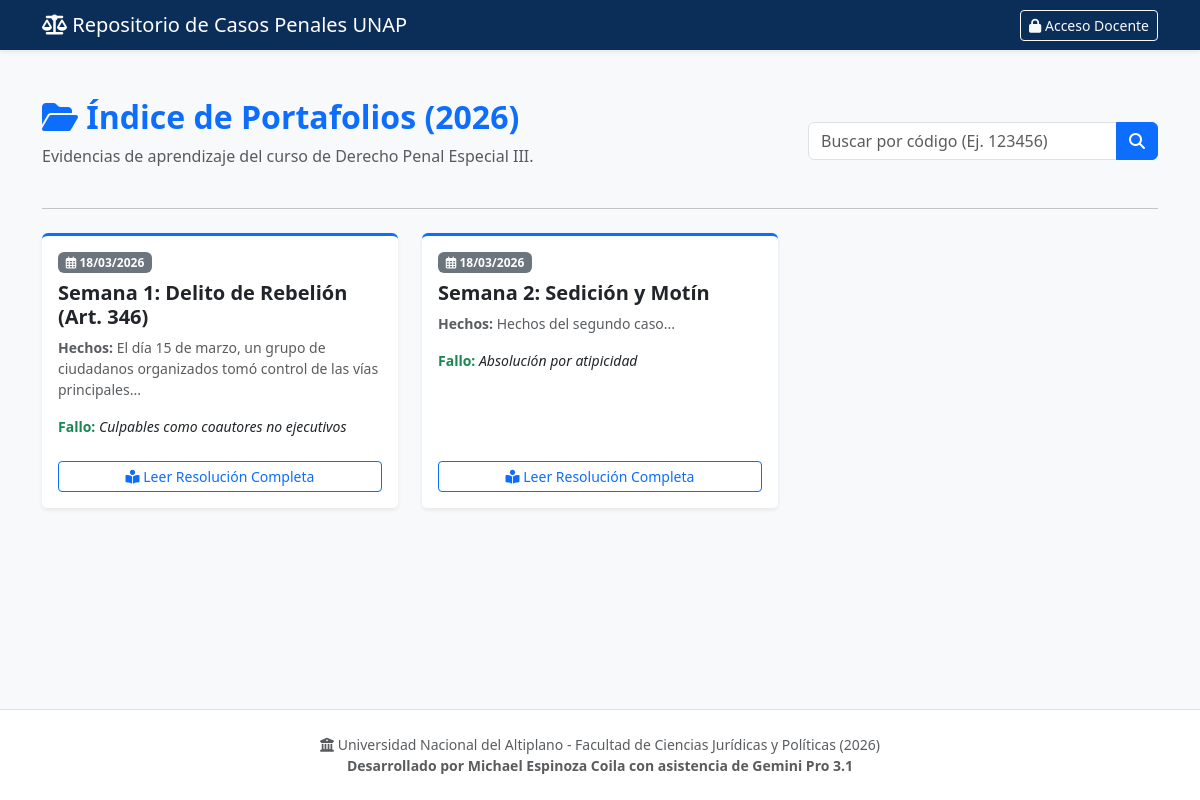
/vista_publica.php, run on the app's committed database.
### tables this page shows
CREATE TABLE `envios_fichas` (
  `id` int(11) NOT NULL,
  `actividad_id` int(11) NOT NULL,
  `lider_id` int(11) NOT NULL,
  `factum` text NOT NULL,
  `tipicidad` text NOT NULL,
  `dogmatica` text NOT NULL,
  `jurisprudencia` text NOT NULL,
  `fallo` text NOT NULL,
  `fecha_envio` timestamp NULL DEFAULT current_timestamp(),
  `estado` varchar(50) DEFAULT 'Pendiente',
  `calificacion` decimal(5,2) DEFAULT NULL,
  `respuestas_json` text DEFAULT NULL,
  `retroalimentacion` text DEFAULT NULL
);

CREATE TABLE `actividades_fichas` (
  `id` int(11) NOT NULL,
  `curso_id` int(11) NOT NULL,
  `titulo_caso` varchar(200) NOT NULL,
  `fecha_inicio` datetime NOT NULL DEFAULT current_timestamp(),
  `fecha_cierre` datetime NOT NULL,
  `descripcion` text DEFAULT NULL,
  `fecha_limite` datetime DEFAULT NULL,
  `estructura_campos` text DEFAULT NULL,
  `tipo_trabajo` varchar(20) DEFAULT 'Grupal',
  `max_integrantes` int(11) DEFAULT 5,
  `secciones_json` text DEFAULT NULL,
  `habilitado` tinyint(1) NOT NULL DEFAULT 0 COMMENT '0: Oculto, 1: Visible para alumnos'
);

### vista_publica.php (the view, shortened to what this page needs)
<?php
require_once 'config/conexion.php';
$casos_por_pagina = 6;
$pagina_actual = isset($_GET['pagina']) ? (int)$_GET['pagina'] : 1;
$offset = ($pagina_actual - 1) * $casos_por_pagina;
$busqueda = isset($_GET['codigo_estudiante']) ? trim($_GET['codigo_estudiante']) : '';
$where_sql = "";
$sql = "SELECT DISTINCT f.id, a.titulo_caso, f.factum, f.fallo, f.fecha_envio
        FROM envios_fichas f
        INNER JOIN actividades_fichas a ON f.actividad_id = a.id
        INNER JOIN envio_integrantes ei ON f.id = ei.envio_id
        INNER JOIN usuarios u ON ei.estudiante_id = u.id
        $where_sql
        ORDER BY f.fecha_envio DESC
        LIMIT $casos_por_pagina OFFSET $offset";
$stmt = $pdo->prepare($sql);
$stmt->execute();
$portafolios = $stmt->fetchAll();
?>
<!DOCTYPE html>
<html lang="es">
<head>
    <link href="https://cdn.jsdelivr.net/npm/bootstrap@5.3.0/dist/css/bootstrap.min.css" rel="stylesheet">
    <link rel="stylesheet" href="https://cdnjs.cloudflare.com/ajax/libs/font-awesome/6.4.0/css/all.min.css">
</head>
<body class="bg-light d-flex flex-column min-vh-100">
    <nav class="navbar navbar-dark bg-unap shadow-sm">
        <div class="container">
            <span class="navbar-brand mb-0 h1"><i class="fas fa-balance-scale"></i> Repositorio de Casos Penales UNAP</span>
            <a href="login.php" class="btn btn-outline-light btn-sm"><i class="fas fa-lock"></i> Acceso Docente</a>
        </div>
    </nav>
    <main class="container mt-5 flex-grow-1">
        <div class="row mb-4 align-items-center">
            <div class="col-md-6">
                <h2 class="text-primary fw-bold"><i class="fas fa-folder-open"></i> Índice de Portafolios (2026)</h2>
                <p class="text-muted">Evidencias de aprendizaje del curso de Derecho Penal Especial III.</p>
            </div>
            <div class="col-md-6 text-md-end">
                <form method="GET" action="vista_publica.php" class="d-flex justify-content-md-end">
                    <div class="input-group" style="max-width: 350px;">
                        <input type="text" name="codigo_estudiante" class="form-control" placeholder="Buscar por código (Ej. 123456)" value="<?= htmlspecialchars($busqueda) ?>">
                        <button class="btn btn-primary" type="submit"><i class="fas fa-search"></i></button>
                    </div>
                </form>
            </div>
        </div>
        <hr class="mb-4">
        <?php if (count($portafolios) > 0): ?>
            <div class="row g-4">
                <?php foreach ($portafolios as $ficha): ?>
                    <div class="col-md-6 col-lg-4">
                        <div class="card h-100 shadow-sm card-hover border-0 border-top border-primary border-3">
                            <div class="card-body">
                                <div class="d-flex justify-content-between align-items-center mb-2">
                                    <span class="badge bg-secondary"><i class="far fa-calendar-alt"></i> <?= date('d/m/Y', strtotime($ficha['fecha_envio'])) ?></span>
                                </div>
                                <h5 class="card-title text-dark fw-bold"><?= htmlspecialchars($ficha['titulo_caso']) ?></h5>
                                <p class="card-text text-muted small" style="display: -webkit-box; -webkit-line-clamp: 3; -webkit-box-orient: vertical; overflow: hidden;">
                                    <strong>Hechos:</strong> <?= htmlspecialchars($ficha['factum']) ?>
                                </p>
                                <p class="card-text small mb-0"><strong class="text-success">Fallo:</strong> <span class="fst-italic"><?= htmlspecialchars(strlen($ficha['fallo']) > 60 ? substr($ficha['fallo'], 0, 60).'...' : $ficha['fallo']) ?></span></p>
                            </div>
                            <div class="card-footer bg-white border-0 text-center pb-3">
                                <a href="detalle_ficha.php?id=<?= $ficha['id'] ?>" class="btn btn-outline-primary btn-sm w-100"><i class="fas fa-book-reader"></i> Leer Resolución Completa</a>
                            </div>
                        </div>
                    </div>
                <?php endforeach; ?>
            </div>
        <?php endif; ?>
    </main>
    <footer class="text-center py-4 mt-auto border-top bg-white shadow-sm">
        <div class="container">
            <p class="text-muted small mb-0">
                <i class="fas fa-university"></i> Universidad Nacional del Altiplano - Facultad de Ciencias Jurídicas y Políticas (2026)<br>
                <strong>Desarrollado por Michael Espinoza Coila con asistencia de Gemini Pro 3.1</strong>
            </p>
        </div>
    </footer>
</body>
</html>

### vista_publica.php (style rules this page uses)
.bg-unap { background-color: #0b2e59; }

### data on the page
envios_fichas: fecha_envio "18/03/2026", actividad.titulo_caso "Semana 1: Delito de Rebelión (Art. 346)", factum "El día 15 de marzo, un grupo de ciudadanos organizados tomó control de las vías principales...", fallo "Culpables como coautores no ejecutivos"
envios_fichas: fecha_envio "18/03/2026", actividad.titulo_caso "Semana 2: Sedición y Motín", factum "Hechos del segundo caso...", fallo "Absolución por atipicidad"
